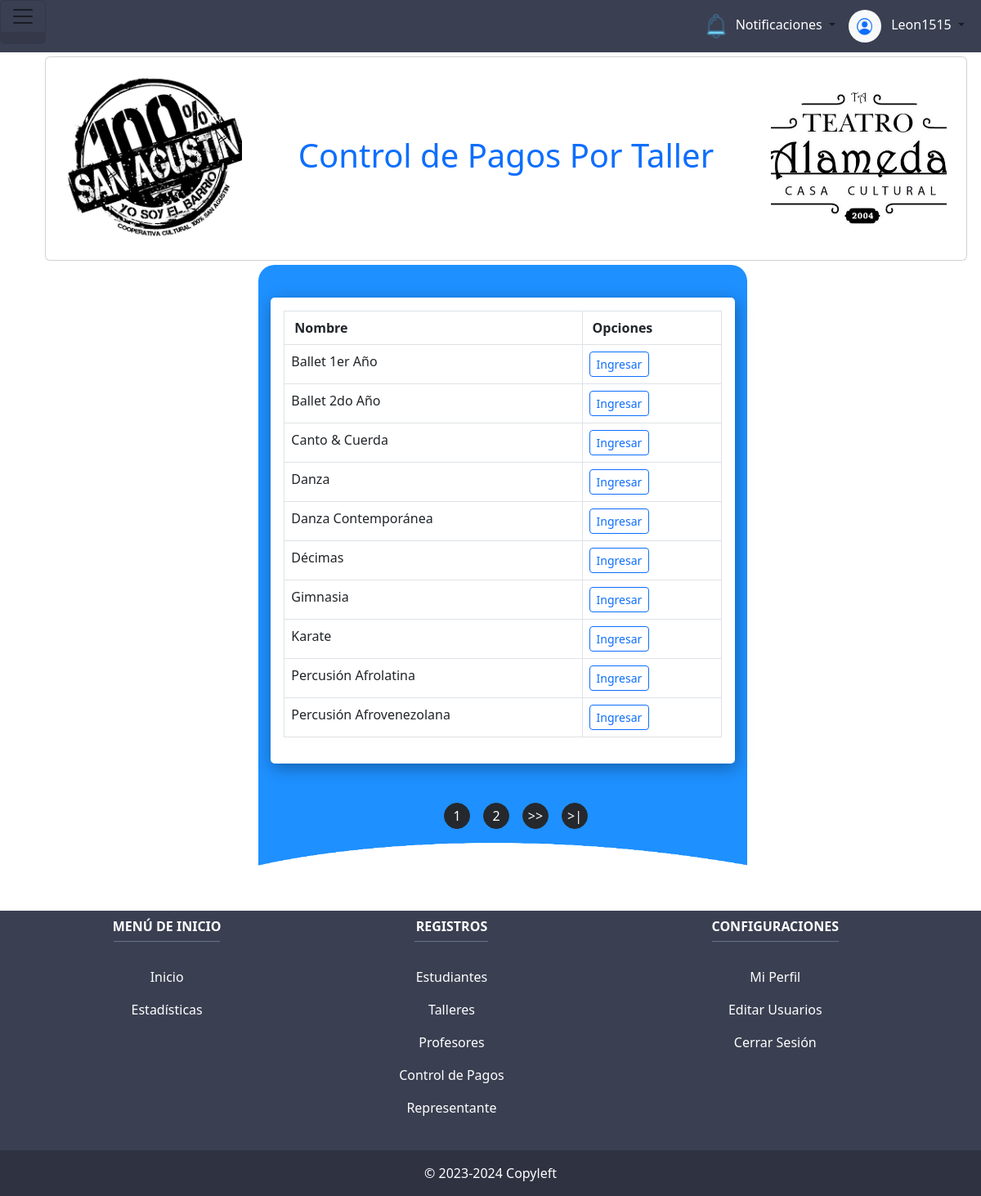
The app's page /views/main/control-pago.php (signed in) with its own data.
### tables this page shows
CREATE TABLE `taller` (
  `id_taller` int(11) NOT NULL,
  `nombre` varchar(50) NOT NULL,
  `sede` varchar(20) NOT NULL,
  `descripcion` varchar(100) NOT NULL
);

### views/register/pay/table_pay.php (the view, shortened to what this page needs)
<?php
require_once('../../config.php');
?>
<div style="margin-left: 50px;">
    <div class="container" style="padding-left: 0;">
        <div class="card" style="margin-top: 5px; margin-bottom: 5px;">
            <div class="d-flex row">
                <div class="col-sm-3" style="align-self: center;">
                    <div class="card-body px-md-4 d-none d-md-inline-flex">
                    <img class="card-img img-fluid" src="../public/img/logo.png" alt="100% San Agustin">
                    </div>
                </div>
                <div class="col-md-6" style="display: flex;">
                    <div class="card-body" style="align-self: center;">
                        <h1 class="card-title text-primary py-5 text-center">Control de Pagos Por Taller</h1>
                    </div>
                </div>
                <div class="col-sm-3" style="align-self: center;">
                    <div class="card-body px-md-4">
                    <img class="card-img img-fluid d-none d-md-inline-flex" src="../public/img/logo-alameda.jpg" alt="100% San Agustin">
                    </div>
                </div>
            </div>
        </div>
    </div>
    <main style="margin-top: 4px; margin-bottom: 4px; margin-left: 0;">
        <div class="table-circle table-responsive text-nowrap">
            <table class="table table-hover table-bordered">
                <thead class="table table-sm">
                    <tr>
                        <th><b>Nombre</b></th>
                        <th><b>Opciones</b></th>
                    </tr>
                </thead>
                <tbody>
                    <?php
                    $query_register = mysqli_query($conexion,"SELECT COUNT(*) as total_registro FROM taller");
                    $result_query = mysqli_fetch_array($query_register);
                    $total_registro = $result_query['total_registro'];
                    $por_pagina = 10;
                    if(empty($_GET['pagina']))
                    {
                        $pagina = 1;
                    }else{
                        $pagina = $_GET['pagina'];
                    }
                    $inicio_pag = ($pagina-1) * $por_pagina;
                    $total_pag = ceil($total_registro / $por_pagina);
                    $sql = mysqli_query($conexion,"SELECT nombre, id_taller
                    from  taller
                    ORDER BY nombre ASC LIMIT $inicio_pag,$por_pagina;");
                    $result = mysqli_num_rows($sql);
                    if($result > 0)
                    {
                    while ($data = mysqli_fetch_array($sql)) { ?>
                    <tr>
                        <td><?php echo $data['nombre']; ?></td>
                        <td>
                            <?php
                            $nombre = $data['nombre'];
                            $id_taller = $data['id_taller'];
                            ?>
                            <a href="pago-taller.php?nombre=<?php echo $nombre ?>& id_taller=<?php echo $id_taller; ?>" class="btn btn-sm btn-outline-primary me-1">Ingresar</a>
                        </td>
                    </tr>
                    <?php } }?>
                </tbody>
            </table>
        </div>
    <div>
        <ul style="display: inline-flex;">
            <?php
                for ($i=1; $i <= $total_pag; $i++) {
                    if($i == $pagina)
                    {
                        echo '<li class="table-number">'.$i.'</li>';
                    }else{
                        echo '<li class="table-number"><a href="?pagina='.$i.'">'.$i.'</a></li>';
                    }
                }
                if($pagina != $total_pag)
                {
            ?>
                <li class="table-number"><a href="?pagina=<?php echo $pagina + 1; ?>">>></a></li>
                <li class="table-number"><a href="?pagina=<?php echo $total_pag; ?> ">>|</a></li>
            <?php } ?>
        </ul>
    </div>
        <div class="wave"></div>
    </main>
</div>

### views/main/control-pago.php (shortened to what this page needs)
<!DOCTYPE html>
<html lang="es">
<head>
    <link rel="stylesheet" href="../public/bootstrap/CSS/bootstrap.css">
    <link rel="stylesheet" href="../public/css/navbar.css">
    <link rel="stylesheet" href="../public/css/color.css">
    <link rel="stylesheet" href="../public/css/styletable.css">
</head>
<body>
<?php
require_once ('../loader.php');
?>
<div class="row">
    <div class="col-auto" style="padding: 0;">
        <?php
        include_once '../navbar.php';
        ?>
    </div>
    <div class="col" style="padding: 0;">
        <?php
        include_once '../header.php';
        ?>
    </div>
</div>
<div class="row">
    <div class="col-12">
        <?php
            if(empty($_POST)) {
                include_once '../register/pay/table_pay.php';
            }else{
                include_once '../register/pay/buscar_pay.php';
            }
        ?>
    </div>
</div>
<div class="row">
    <div class="col-12">
        <?php
        include_once '../footer.php';
        ?>
    </div>
</div>
</body>
</html>

### views/loader.php (shortened to what this page needs)
<!DOCTYPE html>
<html lang="en">
<head>
  <link rel="stylesheet" href="public/bootstrap/CSS/bootstrap.ccs">
</head>
<body>
</body>
</html>

### views/navbar.php (shortened to what this page needs)
<nav class="navbar fixed-top navb">
    <button id="button-active" class="navbar-toggler" type="button" data-bs-toggle="collapse" data-bs-target="#navbarOffcanvasLg" aria-controls="navbarOffcanvasLg" style="border-bottom-width: 15px;">
      <span class="navbar-toggler-icon"></span>
    </button>
</nav>

### views/header.php (shortened to what this page needs)
<?php
    $admin = 'Super Usuario';
?>
<nav class="navbar navbar-expand bg-secondary sticky-top px-4 py-1" style="background-color: #3a3f51 !important;">
    <div class="navbar-nav align-items-center ms-auto">
        <div class="nav-item dropdown">
            <a href="#" class="nav-link dropdown-toggle" data-bs-toggle="dropdown">
                <img class="rounded-circle me-lg-1" src="../public/img/notification-color.png" alt="notification-color" style="width: 30px; height: 30px;">
                <span class="d-none d-sm-inline-flex" style="color: white;">Notificaciones</span>
            </a>
    </div>
    <div class="nav-item dropdown">
        <a href="#" class="nav-link dropdown-toggle" data-bs-toggle="dropdown">
            <img class="rounded-circle me-lg-2" src="../public/img/user.png" alt="usuario" style="width: 40px; height: 40px;">
            <span class="d-lg-inline-flex" style="color: white;"> <?php echo $_SESSION['user']; ?></span>
        </a>
    </div>
</nav>

### views/footer.php
<footer class="text-center text-lg-start text-white"style="background-color: #3a3f51 !important;">
    <section >
        <div class="container text-center text-sm-center" style="padding-top: 10px;">
        <div class="row">
            <div class="col-lg-2 col-xl-2 mx-auto mb-4">
            <h6 class="text-uppercase fw-bold">Menú de Inicio</h6>
            <hr class="mb-4 mt-0 d-inline-block mx-auto" style="width: 130px; background-color: #1e90ff5c; height: 2px" />
            <p>
                <a href="inicio.php" class="text-white">Inicio</a>
            </p>
            <p>
                <a href="statistic.php" class="text-white">Estadísticas</a>
            </p>
            </div>
            <div class="offset-2 col-lg-2 col-xl-2 mx-auto mb-4">
            <h6 class="text-uppercase fw-bold">Registros</h6>
            <hr class="mb-4 mt-0 d-inline-block mx-auto" style="width: 90px; background-color: #1e90ff5c; height: 2px" />
            <p>
                <a href="student.php" class="text-white">Estudiantes</a>
            </p>
            <p>
                <a href="course.php" class="text-white">Talleres</a>
            </p>
            <p>
                <a href="teacher.php" class="text-white">Profesores</a>
            </p>
            <p>
                <a href="control-pago.php" class="text-white">Control de Pagos</a>
            </p>
            <p>
                <a href="repre.php" class="text-white">Representante</a>
            </p>
            </div>
            <div class="offset-6 col-lg-3 col-xl-3 mx-auto mb-md-0 mb-4">
            <h6 class="text-uppercase fw-bold">Configuraciones</h6>
            <hr class="mb-4 mt-0 d-inline-block mx-auto" style="width: 155px; background-color: #1e90ff5c; height: 2px" />
                <p>
                    <a href="my-perfil.php" class="text-white">Mi Perfil</a>
                </p>
            <?php
                if($_SESSION['rol'] == $admin){ ?>
                <p>
                    <a href="edit-user.php" class="text-white">Editar Usuarios</a>
                </p>
            <?php } else { ?>
                <p>
                    <a href="edit-user.php" class="text-white visually-hidden">Editar Usuarios</a>
                </p>
            <?php } ?>
                <p>
                    <a href="../../cerrar_sesion.php" class="text-white">Cerrar Sesión</a>
                </p>
            </div>
        </div>
        </div>
    </section>
    <div class="text-center p-3" style="background-color: rgba(0, 0, 0, 0.2)"> © 2023-2024 Copyleft </div>
</footer>

### views/public/css/navbar.css (style rules this page uses)
a { color: var(--white); text-decoration: none; }
* { text-decoration: none !important; list-style: none; }

### views/public/css/color.css (style rules this page uses)
:root { --blue: #1e90ff; --yellow: #cada2a; --gray: #3f3f3f; --white: #fff; --red: #dc3545; --success: #28a745; --warning: #ffc107; --Nav:#3a3f51; --linkActiveNav:#343848; --letterNav:#eee; --letterContent:#666; --buttonBlueContent:#389af0; --buttonOrangeContent:#e67d21; --buttonPurpleContent:#8e44ad; --buttonGreenContent:#5fc29d; --backgroundContent:#eaeef3; --cancel: #E63B2E; }

### views/public/css/styletable.css (style rules this page uses)
:root { --table: #9d9c9c; }
main { justify-self: center; display: flex; flex-wrap: wrap; justify-content: space-evenly; width: auto; padding-top: 5vh; padding-bottom: 0px; border-radius: 20px; background-color: var(--blue)!important; margin: 5px 20px 5px 50px; }
.table-circle { display: flex; flex-direction: column; width: 97.5% !important; height: fit-content; margin-bottom: 5vh; border-radius: 5px; margin-left: 15px; margin-right: 15px; border: solid 1rem #fff; background-color: #fff; box-shadow: 2px 5px 20px #0005; }
.table-number { display: flex; justify-content: center; align-items: center; width: 4vh; height: 4vh; border-radius: 100%; margin: 1vh; margin-bottom: 0px; border: solid 1px #25292d; background-color: #25292d; color: white; }
.wave { position: relative; translate: 0px 1px; bottom: 0; left: 0; width: 100%; height: 10vh; background-image: url(../img/wave.png); background-size: 100vw 10vh; animation: wave 30s linear infinite; }

### views/navbar.php (style rules this page uses)
.navb { width: 215px; display: flex; height: 500vh; align-items: flex-start; padding: 0; }

### records on screen
taller: nombre "Ballet 1er Año"
taller: nombre "Ballet 2do Año"
taller: nombre "Canto & Cuerda"
taller: nombre "Danza"
taller: nombre "Danza Contemporánea"
taller: nombre "Décimas"
taller: nombre "Gimnasia"
taller: nombre "Karate"
taller: nombre "Percusión Afrolatina"
taller: nombre "Percusión Afrovenezolana"

### other values on screen
$_SESSION['user'] "Leon1515"
